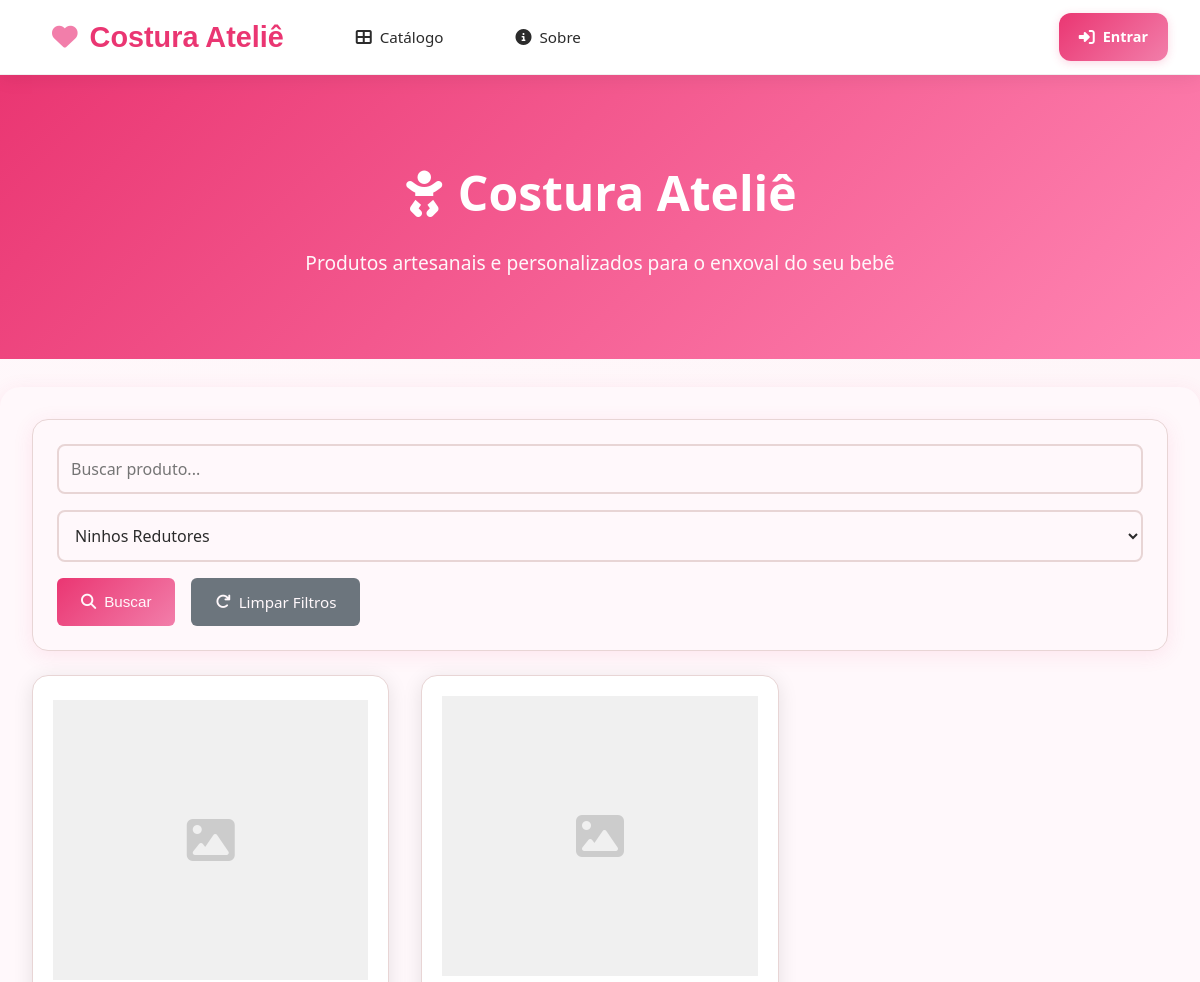
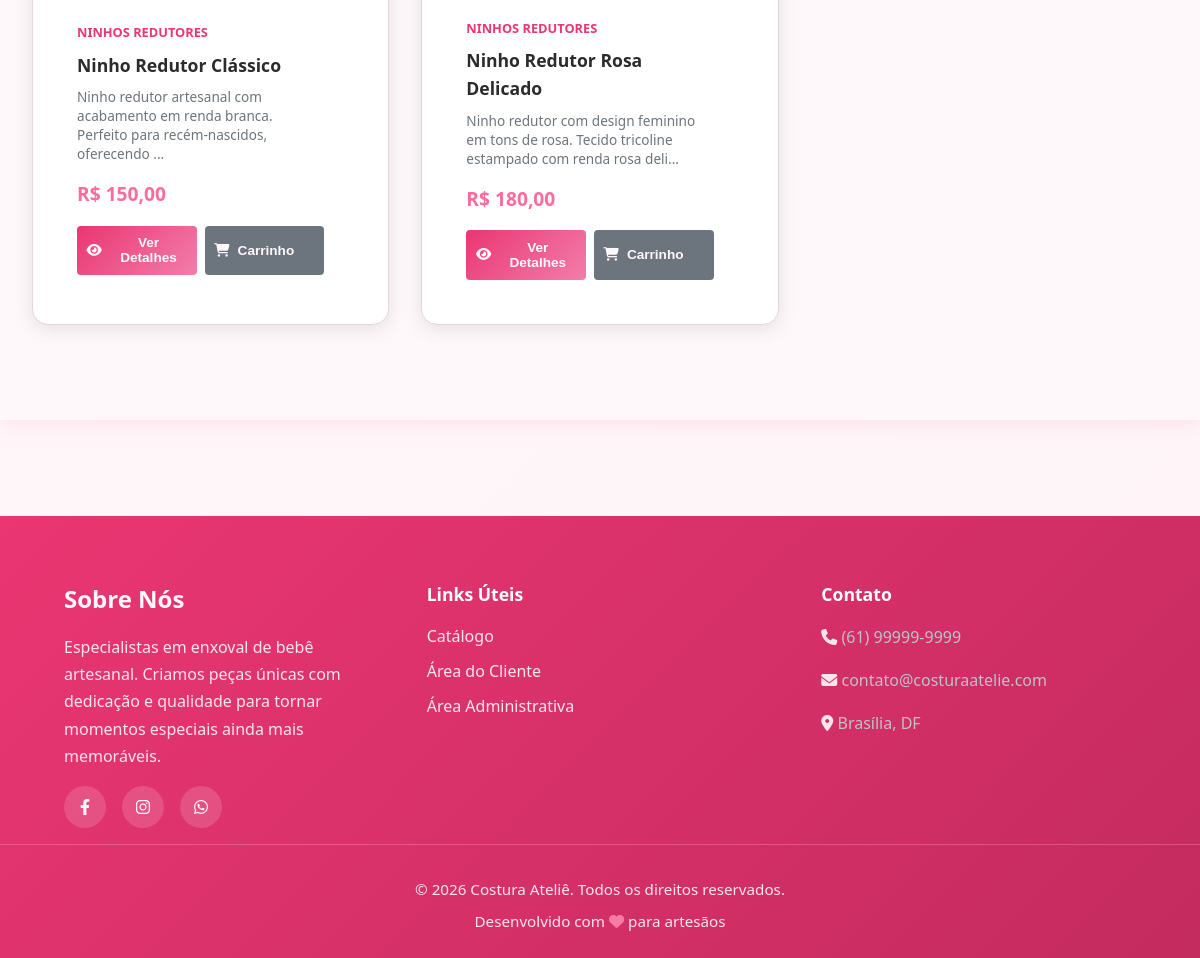
Screenshot of /index.php?categoria=1 with the database file from the repository (2 pictures, top to bottom).
### tables this page shows
CREATE TABLE produtos (
    id INT PRIMARY KEY AUTO_INCREMENT,
    nome VARCHAR(150) NOT NULL,
    descricao TEXT,
    categoria_id INT NOT NULL,
    preco_venda DECIMAL(10, 2) NOT NULL,
    custo_producao DECIMAL(10, 2) DEFAULT 0,
    material VARCHAR(255),
    foto_url VARCHAR(255),
    ativo BOOLEAN DEFAULT TRUE,
    data_criacao TIMESTAMP DEFAULT CURRENT_TIMESTAMP,
    FOREIGN KEY (categoria_id) REFERENCES categorias(id)
);

CREATE TABLE categorias (
    id INT PRIMARY KEY AUTO_INCREMENT,
    nome VARCHAR(100) NOT NULL UNIQUE,
    descricao TEXT,
    data_criacao TIMESTAMP DEFAULT CURRENT_TIMESTAMP
);

### includes/functions.php (called while the page is built, shortened)
<?php
require_once __DIR__ . '/../config/database.php';
function obter_produtos($filtro_categoria = null) {
    global $conn;
    $sql = "SELECT p.*, c.nome as categoria_nome FROM produtos p
            LEFT JOIN categorias c ON p.categoria_id = c.id
            WHERE p.ativo = 1";
    if ($filtro_categoria) {
        $sql .= " AND p.categoria_id = " . intval($filtro_categoria);
    }
    $sql .= " ORDER BY p.data_criacao DESC";
    $result = $conn->query($sql);
    return $result->fetch_all(MYSQLI_ASSOC);
}
function formatar_moeda($valor) {
    return 'R$ ' . number_format($valor, 2, ',', '.');
}
function obter_categorias() {
    global $conn;
    $result = $conn->query("SELECT * FROM categorias ORDER BY nome");
    return $result->fetch_all(MYSQLI_ASSOC);
}
?>

### public/index.php (the view, shortened to what this page needs)
<?php
require_once __DIR__ . '/../includes/functions.php';
$categorias = obter_categorias();
$filtro_categoria = $_GET['categoria'] ?? '';
$busca = $_GET['busca'] ?? '';
$admin_view = isset($_GET['admin_view']) && $_GET['admin_view'] == '1' && isset($_SESSION['usuario_id']);
$produtos = obter_produtos($filtro_categoria);
?>
<?php include __DIR__ . '/../includes/header.php'; ?>
<div class="client-navbar">
    <div class="max-width">
        <div class="client-navbar-left" id="clientMenu">
            <a href="<?php echo SITE_URL; ?>" class="logo">
                <i class="fas fa-heart"></i> Costura Ateliê
            </a>
            <a href="<?php echo SITE_URL; ?>public/#catalogo">
                <i class="fas fa-th-large"></i> Catálogo
            </a>
            <a href="<?php echo SITE_URL; ?>public/#sobre-nos">
                <i class="fas fa-info-circle"></i> Sobre
            </a>
        </div>
        <div class="client-navbar-right">
            <?php if (isset($_SESSION['cliente_id'])): ?>
                <a href="<?php echo SITE_URL; ?>cliente/carrinho.php" class="cart-link">
                    <i class="fas fa-shopping-cart"></i> Carrinho
                    <?php
                    $itens_carrinho = isset($_SESSION['cliente_id']) ? contar_itens_carrinho($_SESSION['cliente_id']) : 0;
                    if ($itens_carrinho > 0):
                    ?>
                    <span class="cart-badge"><?php echo $itens_carrinho; ?></span>
                    <?php endif; ?>
                </a>
                <span class="divider">|</span>
                <span class="user-info-client">
                    <i class="fas fa-user-circle"></i> <?php echo htmlspecialchars($_SESSION['cliente_nome']); ?>
                </span>
                <a href="<?php echo SITE_URL; ?>cliente/sair.php" class="btn">
                    <i class="fas fa-sign-out-alt"></i> Sair
                </a>
            <?php elseif (!$admin_view): ?>
                <a href="<?php echo SITE_URL; ?>cliente/login.php" class="btn">
                    <i class="fas fa-sign-in-alt"></i> Entrar
                </a>
            <?php endif; ?>
        </div>
    </div>
</div>
<div class="catalog-hero">
    <h1>
        <i class="fas fa-baby"></i> Costura Ateliê
    </h1>
    <p>Produtos artesanais e personalizados para o enxoval do seu bebê</p>
</div>
<div class="main-content">
    <div class="card mb-3">
        <form method="GET" style="display: flex; gap: 1rem; flex-wrap: wrap;">
            <input type="text" name="busca" placeholder="Buscar produto..." value="<?php echo htmlspecialchars($busca); ?>" style="flex: 1; min-width: 200px;">
            <select name="categoria">
                <?php foreach ($categorias as $cat): ?>
                <option value="<?php echo $cat['id']; ?>" <?php if ($filtro_categoria == $cat['id']) echo 'selected'; ?>>
                    <?php echo htmlspecialchars($cat['nome']); ?>
                </option>
                <?php endforeach; ?>
            </select>
            <button type="submit" class="btn btn-primary">
                <i class="fas fa-search"></i> Buscar
            </button>
            <?php if ($filtro_categoria || $busca): ?>
            <a href="<?php echo SITE_URL; ?>" class="btn btn-secondary">
                <i class="fas fa-redo"></i> Limpar Filtros
            </a>
            <?php endif; ?>
        </form>
    </div>
    <div class="product-grid" id="catalogo">
        <?php if (count($produtos) > 0): ?>
            <?php foreach ($produtos as $produto): ?>
            <div class="product-card" data-categoria="<?php echo $produto['categoria_id']; ?>" onclick="openProductModal(<?php echo $produto['id']; ?>)">
                <div style="cursor: pointer;">
                    <?php if ($produto['foto_url']): ?>
                        <img src="<?php echo ASSETS_URL; ?>uploads/produtos/<?php echo $produto['foto_url']; ?>"
                             alt="<?php echo htmlspecialchars($produto['nome']); ?>"
                             class="product-image">
                    <?php else: ?>
                        <div class="product-image" style="display: flex; align-items: center; justify-content: center; background-color: #f0f0f0;">
                            <i class="fas fa-image" style="font-size: 3rem; color: #ccc;"></i>
                        </div>
                    <?php endif; ?>
                    <div class="product-info">
                        <div class="product-category"><?php echo htmlspecialchars($produto['categoria_nome']); ?></div>
                        <h3 class="product-name"><?php echo htmlspecialchars($produto['nome']); ?></h3>
                        <p class="product-description"><?php echo mb_strimwidth(htmlspecialchars($produto['descricao']), 0, 100, '...'); ?></p>
                        <div class="product-price"><?php echo formatar_moeda($produto['preco_venda']); ?></div>
                        <div class="product-actions" style="margin-top: 1rem;">
                            <button class="btn btn-primary" onclick="event.stopPropagation(); abrir_modal('modalProduto<?php echo $produto['id']; ?>')">
                                <i class="fas fa-eye"></i> Ver Detalhes
                            </button>
                            <button class="btn btn-secondary" onclick="event.stopPropagation(); adicionar_ao_carrinho(<?php echo $produto['id']; ?>, '<?php echo htmlspecialchars($produto['nome']); ?>')">
                                <i class="fas fa-shopping-cart"></i> Carrinho
                            </button>
                        </div>
                    </div>
                </div>
            </div>
            <?php endforeach; ?>
        <?php endif; ?>
    </div>
</div>
<?php include __DIR__ . '/../includes/footer.php'; ?>

### public/index.php (style rules this page uses)
.catalog-hero { background: linear-gradient(135deg, var(--cor-primaria), #FF85B3); color: white; padding: 5rem 2rem; text-align: center; margin-bottom: 3rem; }
.catalog-hero h1 { font-size: 3rem; margin-bottom: 1rem; }
.catalog-hero p { font-size: 1.2rem; opacity: 0.95; }

### rows the page displays
produtos: categoria.nome "NINHOS REDUTORES", nome "Ninho Redutor Clássico", descricao "Ninho redutor artesanal com acabamento em renda branca. Perfeito para recém-nascidos, oferecendo ...", preco_venda "R$ 150,00"
produtos: categoria.nome "NINHOS REDUTORES", nome "Ninho Redutor Rosa Delicado", descricao "Ninho redutor com design feminino em tons de rosa. Tecido tricoline estampado com renda rosa deli...", preco_venda "R$ 180,00"

### other values shown
form field categoria "Ninhos Redutores"
